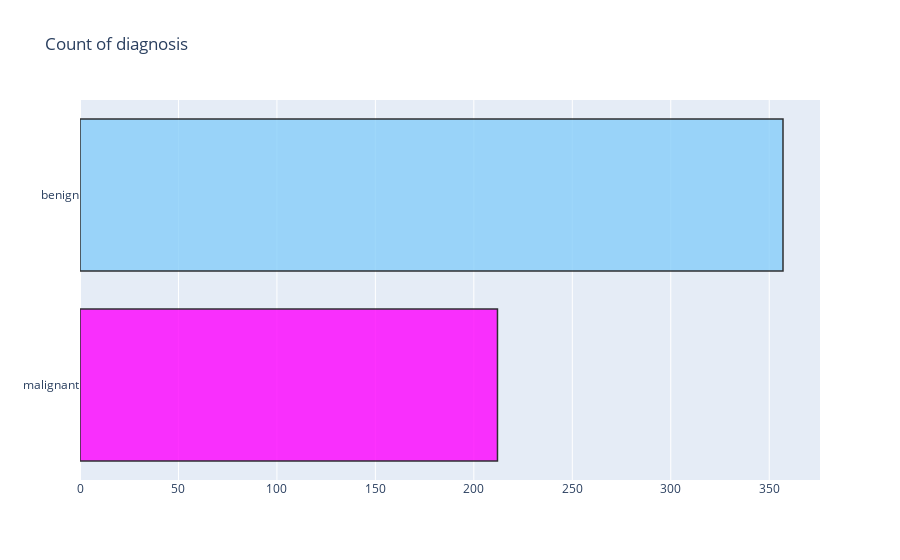
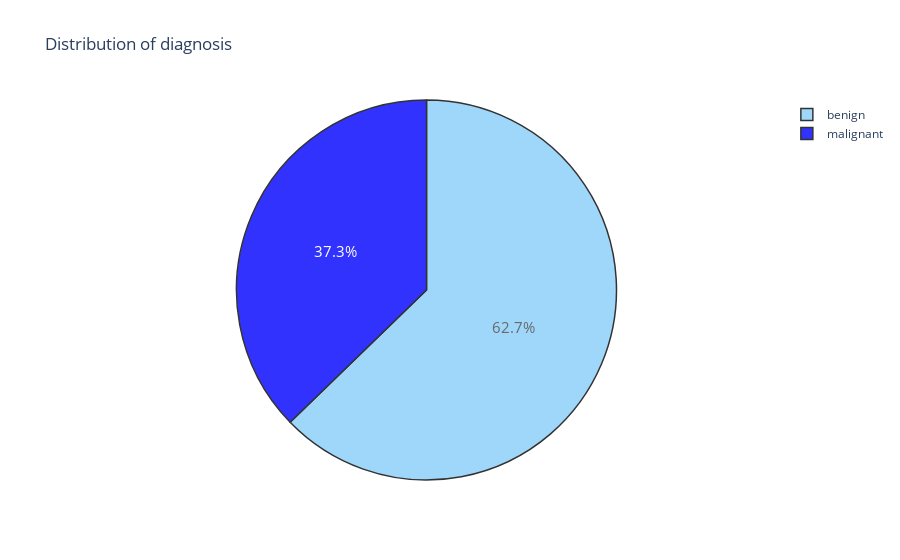

Here is the notebook cell these charts were saved with, in order:
### Code cell
M = data[(data['diagnosis'] != 0)]
B = data[(data['diagnosis'] == 0)]

# Count
trace = go.Bar(x = (len(M), len(B)), y = ['malignant', 'benign'], orientation = 'h', opacity = 0.8, marker=dict(
        color=[ 'magenta', 'lightskyblue'],
        line=dict(color='#000000',width=1.5)))

layout = dict(title =  'Count of diagnosis')
fig = dict(data = [trace], layout=layout)
py.iplot(fig)


# Percentage
trace = go.Pie(labels = ['benign','malignant'], values = data['diagnosis'].value_counts(), 
               textfont=dict(size=15), opacity = 0.8,
               marker=dict(colors=['lightskyblue', 'blue'], 
                           line=dict(color='#000000', width=1.5)))


layout = dict(title =  'Distribution of diagnosis')
           
fig = dict(data = [trace], layout=layout)
py.iplot(fig)

### Figure 1 — Plotly figure (JSON) as saved in the notebook; plotly's stock layout.template omitted (floating-point values rounded to 4 significant figures)
{"data": [{"marker": {"color": ["magenta", "lightskyblue"], "line": {"color": "#000000", "width": 1.5}}, "opacity": 0.8, "orientation": "h", "type": "bar", "x": [212, 357], "y": ["malignant", "benign"]}], "layout": {"title": {"text": "Count of diagnosis"}}}

### Figure 2 — Plotly figure (JSON) as saved in the notebook; plotly's stock layout.template omitted (floating-point values rounded to 4 significant figures)
{"data": [{"labels": ["benign", "malignant"], "marker": {"colors": ["lightskyblue", "blue"], "line": {"color": "#000000", "width": 1.5}}, "opacity": 0.8, "textfont": {"size": 15}, "type": "pie", "values": [357, 212]}], "layout": {"title": {"text": "Distribution of diagnosis"}}}
